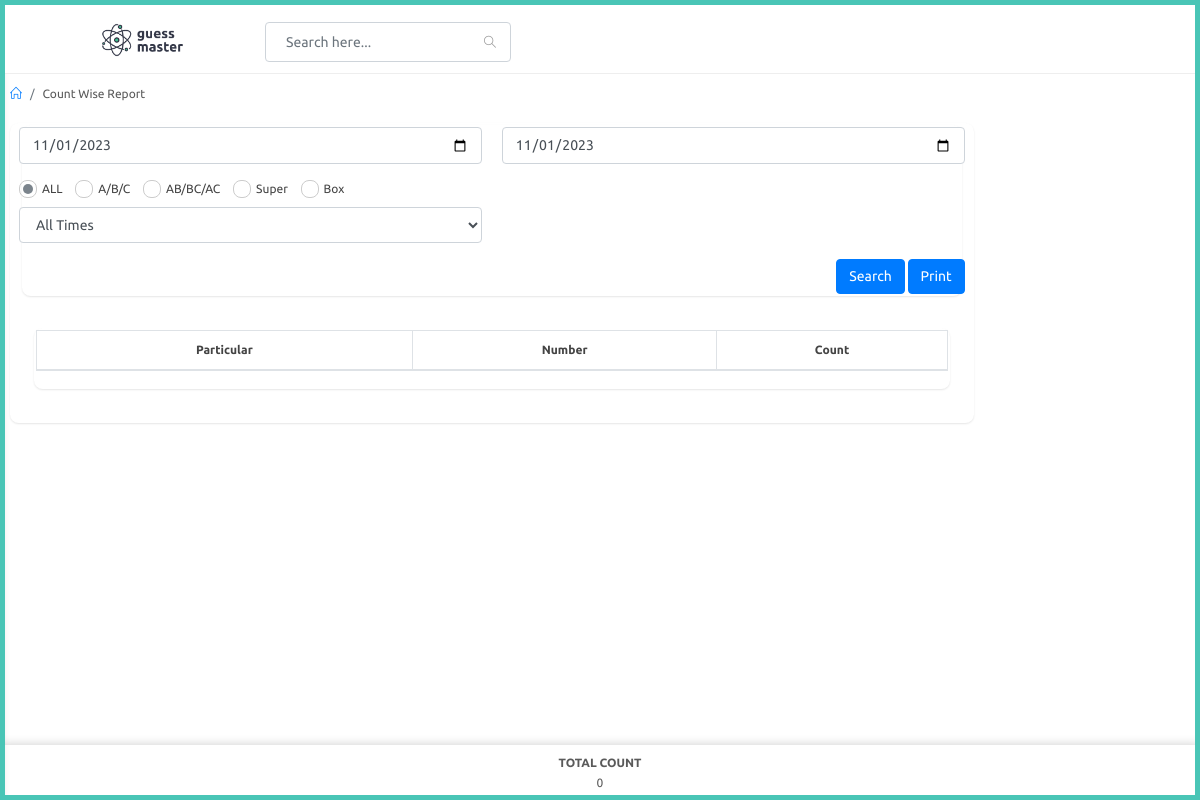
The page /adminapp/countwise-report on the database as committed earlier.
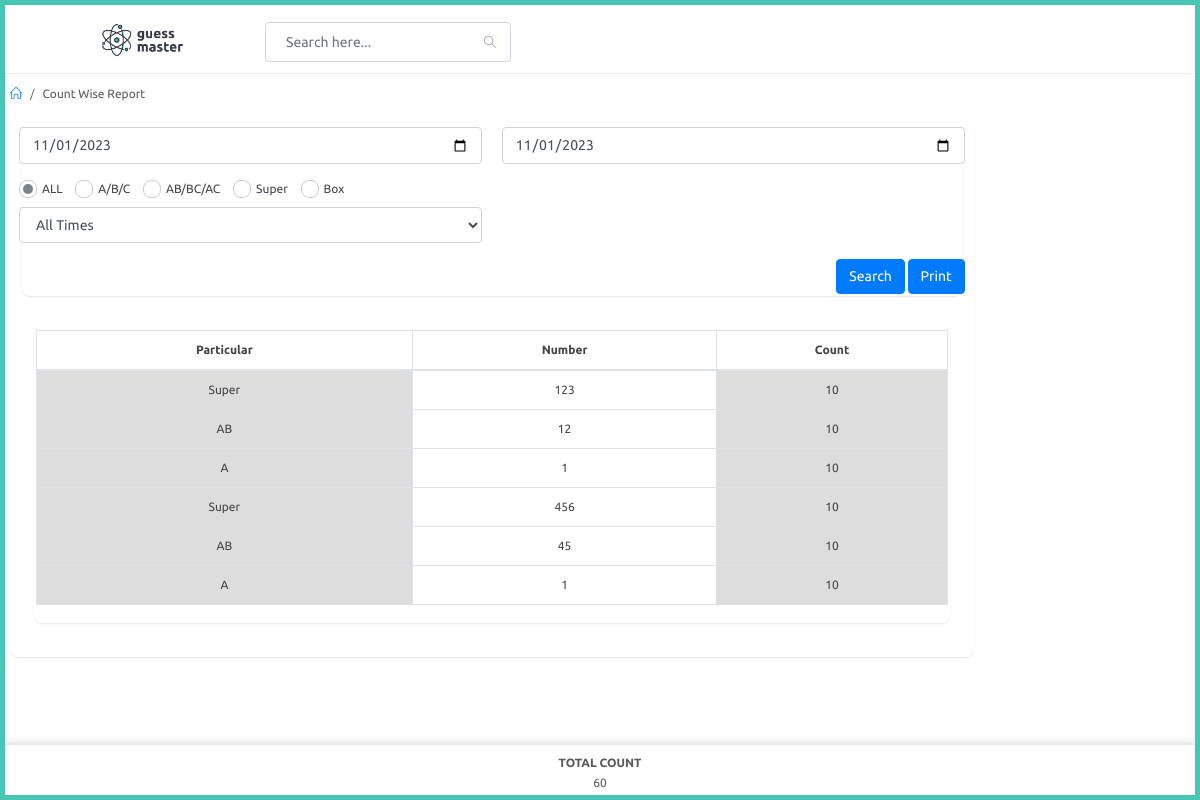
The same page on the database as committed later.
### agent/models.py (models this page shows, shortened)
class AgentGame(models.Model):
    agent = models.ForeignKey(Agent,on_delete=models.CASCADE,null=True)
    time = models.ForeignKey(PlayTime,on_delete=models.CASCADE,null=True)
    date = models.DateField(auto_now_add=True)
    LSK = models.CharField(max_length=100)
    number = models.CharField(max_length=100)
    count = models.IntegerField()
    d_amount = models.FloatField()
    c_amount = models.FloatField()
    combined = models.BooleanField()

### adminapp/views.py (the view, shortened to what this page needs)
# urls.py: path('countwise-report',views.countwise_report,name="countwise_report"),
def countwise_report(request):
    ist = pytz.timezone('Asia/Kolkata')
    times = PlayTime.objects.filter().all()
    current_date = timezone.now().astimezone(ist).date()
    current_time = timezone.now().astimezone(ist).time()
    agent_games = AgentGame.objects.filter(date=current_date).all()
    dealer_games = DealerGame.objects.filter(date=current_date).all()
    totals_agent = AgentGame.objects.filter(date=current_date).aggregate(total_count=Sum('count'))
    totals_dealer = DealerGame.objects.filter(date=current_date).aggregate(total_count=Sum('count'))
    total_count = {'total_count': (totals_agent['total_count'] or 0) + (totals_dealer['total_count'] or 0)}
    lsk_value = []
    context = {
        'agent_games' : agent_games,
        'dealer_games' : dealer_games,
        'total_count' : total_count,
        'times' : times,
        'selected_time' : 'all'
    }
    return render(request,'adminapp/countwise_report.html',context)

### templates/adminapp/countwise_report.html (shortened to what this page needs)
{% extends 'adminapp/partials/base.html' %}
{% load static %}
{% block content %}
<div id="main-content">
    <div class="container-fluid">
        <div class="block-header">
            <div class="row">
                <div class="col-lg-5 col-md-8 col-sm-12">
                    <ul class="breadcrumb">
                        <li class="breadcrumb-item"><a href="{% url 'adminapp:index' %}"><i class="icon-home"></i></a>
                        </li>
                        <li class="breadcrumb-item">Count Wise Report</li>
                    </ul>
                </div>
            </div>
        </div>
        <div class="row clearfix" style="padding-bottom: 50px;">
            <form method="POST">
                <div class="col-lg-12 col-md-12 col-sm-12">
                    <div class="card">
                        <div class="body">
                            <div class="col-lg-12">
                                <div class="card">
                                    <div class="body tbody">
                                        <div class="row clearfix">
                                            <div class="col-md-6 col-6">
                                                <div class="form-group">
                                                    <input type="date" class="form-control" id="from-date"
                                                        name="from-date">
                                                </div>
                                            </div>
                                            <div class="col-md-6 col-6">
                                                <div class="form-group">
                                                    <input type="date" class="form-control" id="to-date" name="to-date">
                                                </div>
                                            </div>
                                            <div class="col-12">
                                                <label class="fancy-radio"><input name="select-lsk" value="all"
                                                        type="radio" checked><span><i></i>ALL</span></label>
                                                <label class="fancy-radio"><input name="select-lsk" value="a_b_c"
                                                        type="radio"><span><i></i>A/B/C</span></label>
                                                <label class="fancy-radio"><input name="select-lsk" value="ab_bc_ac"
                                                        type="radio"><span><i></i>AB/BC/AC</span></label>
                                                <label class="fancy-radio"><input name="select-lsk" value="super"
                                                        type="radio"><span><i></i>Super</span></label>
                                                <label class="fancy-radio"><input name="select-lsk" value="box"
                                                        type="radio"><span><i></i>Box</span></label>
                                            </div>
                                            <div class="col-md-6 col-6">
                                                <div class="form-group">
                                                    <select class="form-control show-tick ms select2"
                                                        data-placeholder="Select" name="time" id="time">
                                                        <option value="all">All Times</option>
                                                    </select>
                                                </div>
                                            </div>
                                            <div class="col-lg-12  text-right">
                                                <button type="submit" class="btn btn-primary">Search</button>
                                                <button class="btn btn-primary" id="printbutton" onclick="makeprint()"
                                                    type="submit">Print </button>
                                        </div>
                                        </div>
                                    </div>
                                </div>
            </form>
            <div class="body body-content">
                <div class="table-responsive">
                    <div class="col-lg-12 ">
                        <div class="card">
                            <div class="body main-table">
                                <div class="table-responsive">
                                    <table class="table table-bordered table-striped " id="table">
                                        <thead>
                                            <tr>
                                                <th class="th">Particular</th>
                                                <th class="th">Number</th>
                                                <th class="th">Count</th>
                                            </tr>
                                        </thead>
                                        <tbody>
                                            {% for game in agent_games %}
                                            <tr>
                                                <td class="td2">{{game.LSK}}</td>
                                                <td class="td3">{{game.number}}</td>
                                                <td class="td2">{{game.count}}</td>
                                            </tr>
                                            {% endfor %}
                                        </tbody>
                                    </table>
                                </div>
                            </div>
                        </div>
                    </div>
                </div>
            </div>
        </div>
    </div>
</div>
</div>
<nav class="navbar-bottom" id="btotal">
    <table>
        <thead>
            <tr>
                <th class="th1">TOTAL COUNT</th>
            </tr>
        </thead>
        <tbody>
            <tr>
                <td class="td1">{{total_count.total_count}}</td>
            </tr>
        </tbody>
    </table>
</nav>
{% endblock %}

### templates/adminapp/partials/base.html (shortened to what this page needs)
{% load static %}
<!doctype html>
<html lang="en">
<head>
<link rel="stylesheet" href="{% static 'vendor/bootstrap/css/bootstrap.min.css' %}">
<link rel="stylesheet" href="{% static 'vendor/font-awesome/css/font-awesome.min.css' %}">
<link rel="stylesheet" href="{% static 'vendor/chartist/css/chartist.min.css' %}">
<link rel="stylesheet" href="{% static 'vendor/chartist-plugin-tooltip/chartist-plugin-tooltip.css' %}">
<link rel="stylesheet" href="{% static 'vendor/jvectormap/jquery-jvectormap-2.0.3.min.css' %}"/>
<link rel="stylesheet" href="{% static 'vendor/jquery-datatable/dataTables.bootstrap4.min.css' %}">
<link rel="stylesheet" href="{% static 'vendor/jvectormap/jquery-jvectormap-2.0.3.min.css' %}">
<link rel="stylesheet" href="{% static 'vendor/morrisjs/morris.min.css' %}">
<link rel="stylesheet" href="{% static 'vendor/bootstrap-datepicker/css/bootstrap-datepicker3.min.css' %}">
<link rel="stylesheet" href="{% static 'css/main.css' %}">
<link rel="stylesheet" href="{% static 'css/color_skins.css' %}">
</head>
<body class="theme-cyan">
<div id="wrapper">
    {% include 'adminapp/partials/header.html' %}
    {% block content %}
    {% endblock %}
</body>
</html>

### templates/adminapp/partials/header.html (shortened to what this page needs)
{% load static %}
<nav class="navbar navbar-fixed-top">
    <div class="container-fluid">
        <div class="navbar-btn">
            <button type="button" class="btn-toggle-offcanvas"><i class="lnr lnr-menu fa fa-bars"></i></button>
        </div>
        <div class="navbar-brand">
            <a href="{% url 'adminapp:index' %}"><img src="{% static 'images/guessmaster.png' %}" alt="Lucid Logo" class="img-responsive logo"></a>
        </div>
        <div class="navbar-right">
            <form id="navbar-search" class="navbar-form search-form">
                <input value="" class="form-control" placeholder="Search here..." type="text">
                <button type="button" class="btn btn-default"><i class="icon-magnifier"></i></button>
            </form>
        </div>
    </div>
</nav>

### templates/adminapp/partials/sidebar.html (shortened to what this page needs)
{% load static %}

### static/css/color_skins.css (style rules this page uses)
.theme-cyan:before,.theme-cyan:after { background:#49c5b6 }
.theme-cyan #wrapper:before,.theme-cyan #wrapper:after { background:#49c5b6 }

### templates/adminapp/countwise_report.html (style rules this page uses)
.navbar-bottom { position: fixed; bottom: 0; width: 100%; height: 55px; box-shadow: 0 0 10px rgba(0, 0, 0, 0.2); background-color: #ffffff; overflow-x: auto; justify-content: space-evenly; display: flex; flex-direction: column; }
.th { text-align: center; }
.td2 { text-align: center; background-color: rgb(221, 221, 221); }
.td3 { text-align: center; background-color: rgb(255, 255, 255); }
.th1, .td1 { text-align: center; }

Rows that differ between the two databases and show on the page:
added AgentGame: LSK "Super", number "123", count "10"
added AgentGame: LSK "AB", number "12", count "10"
added AgentGame: LSK "A", number "1", count "10"
added AgentGame: LSK "Super", number "456", count "10"
added AgentGame: LSK "AB", number "45", count "10"
added AgentGame: LSK "A", number "1", count "10"
Other text that changed with them:
{{ total_count.total_count }}: "0" → "60"
